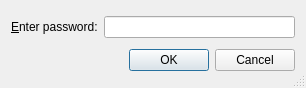
<ui version="4.0" >
 <author>Toni Gundogdu</author>
 <class>PasswordDialog</class>
 <widget class="QDialog" name="PasswordDialog" >
  <property name="windowModality" >
   <enum>Qt::ApplicationModal</enum>
  </property>
  <property name="geometry" >
   <rect>
    <x>0</x>
    <y>0</y>
    <width>306</width>
    <height>88</height>
   </rect>
  </property>
  <property name="windowTitle" >
   <string>Youtube password</string>
  </property>
  <property name="sizeGripEnabled" >
   <bool>true</bool>
  </property>
  <layout class="QGridLayout" name="gridLayout" >
   <item row="0" column="0" >
    <layout class="QHBoxLayout" name="horizontalLayout" >
     <item>
      <widget class="QLabel" name="label" >
       <property name="text" >
        <string>&amp;Enter password:</string>
       </property>
       <property name="buddy" >
        <cstring>passEdit</cstring>
       </property>
      </widget>
     </item>
     <item>
      <widget class="QLineEdit" name="passEdit" >
       <property name="echoMode" >
        <enum>QLineEdit::Password</enum>
       </property>
      </widget>
     </item>
    </layout>
   </item>
   <item row="1" column="0" >
    <widget class="QDialogButtonBox" name="buttonBox" >
     <property name="orientation" >
      <enum>Qt::Horizontal</enum>
     </property>
     <property name="standardButtons" >
      <set>QDialogButtonBox::Cancel|QDialogButtonBox::Ok</set>
     </property>
    </widget>
   </item>
  </layout>
 </widget>
 <tabstops>
  <tabstop>passEdit</tabstop>
  <tabstop>buttonBox</tabstop>
 </tabstops>
 <includes/>
 <resources/>
 <connections>
  <connection>
   <sender>buttonBox</sender>
   <signal>accepted()</signal>
   <receiver>PasswordDialog</receiver>
   <slot>accept()</slot>
   <hints>
    <hint type="sourcelabel" >
     <x>248</x>
     <y>254</y>
    </hint>
    <hint type="destinationlabel" >
     <x>157</x>
     <y>274</y>
    </hint>
   </hints>
  </connection>
  <connection>
   <sender>buttonBox</sender>
   <signal>rejected()</signal>
   <receiver>PasswordDialog</receiver>
   <slot>reject()</slot>
   <hints>
    <hint type="sourcelabel" >
     <x>316</x>
     <y>260</y>
    </hint>
    <hint type="destinationlabel" >
     <x>286</x>
     <y>274</y>
    </hint>
   </hints>
  </connection>
 </connections>
</ui>
